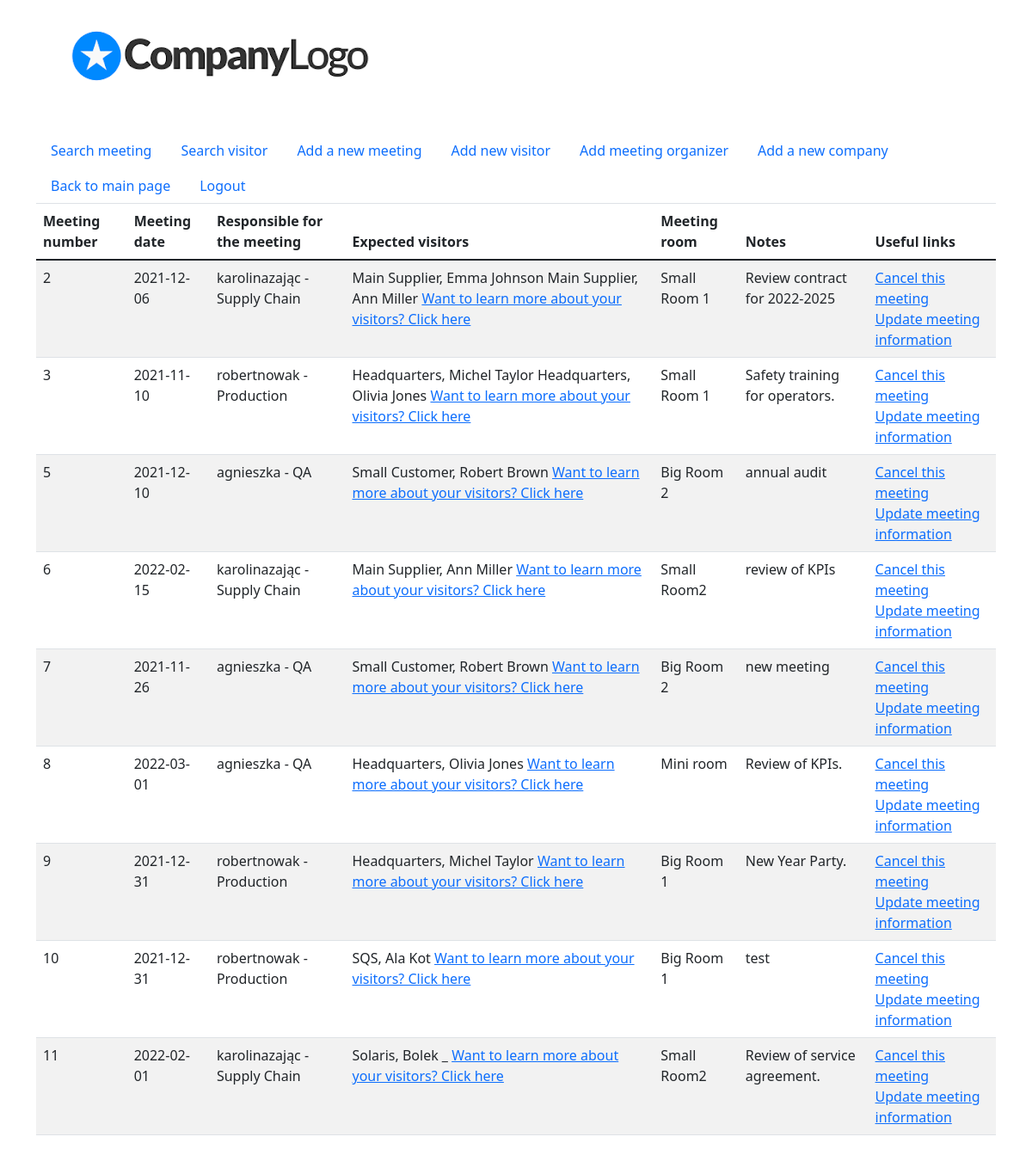
The page /meetings_list/ on the database its author committed.
### meetings/models.py (models this page shows, shortened)
class Meeting(models.Model):
    organizer = models.ForeignKey(Organizer, on_delete=models.PROTECT)
    date = models.DateField()
    visitors = models.ManyToManyField(Visitor)
    meeting_room = models.ForeignKey(MeetingRoom, on_delete=models.PROTECT)
    note = models.TextField()

class Organizer(models.Model):
    user = models.OneToOneField(User, on_delete=models.CASCADE)
    department = models.IntegerField(choices=departments)
    def __str__(self):
        return f'{self.user.username} - {self.get_department_display()}'

class MeetingRoom(models.Model):
    name = models.CharField(max_length=64)
    size = models.IntegerField()
    available = models.BooleanField(default=True)
    def __str__(self):
        return self.name

### visitors/models.py (models this page shows)
class Visitor(models.Model):
    first_name = models.CharField(max_length=64)
    surname = models.CharField(max_length=64)
    contact_details = models.TextField(null=True)
    company = models.ForeignKey(Company, on_delete=models.PROTECT)
    last_training_date = models.DateField(null=True, blank=True)
    class Meta:
        ordering = ('company__name',)
    def __str__(self):
        return f'{self.company}, {self.first_name} {self.surname}'

class Company(models.Model):
    name = models.CharField(max_length=128)
    company_type = models.IntegerField(choices=company_types)
    def __str__(self):
        return self.name

### meetings/views.py (the view)
# urls.py: path('meetings_list/', m_views.MeetingsListView.as_view(), name='meetings_list'),
class MeetingsListView(ListView):
    model = Meeting
    template_name = 'meetings/meetings_list.html'
    context_object_name = 'meetings'

### meetings/templates/meetings/meetings_list.html
{% extends 'base.html'%}
{% block content %}
    <table class="table table-striped"}>
        <thead>
        <tr>
            <th>Meeting number</th>
            <th>Meeting date </th>
            <th>Responsible for the meeting</th>
            <th>Expected visitors</th>
            <th>Meeting room</th>
            <th>Notes</th>
            <th>Useful links</th>
        </tr>
        </thead>
        <tbody>
        {%  for meeting in meetings %}
                <tr>
                <td> {{ meeting.pk }} </td>
                <td> {{ meeting.date }} </td>
                <td> {{ meeting.organizer }}</td>
                <td>
                {% for visitor in meeting.visitors.all %}
                    {{ visitor }}
                    {% endfor %}
                <a href="/visitors_list/"> Want to learn more about your visitors? Click here </a>
                </td>
                    <td>{{ meeting.meeting_room}} </td>
                    <td> {{ meeting.note }}</td>
                <td>
                <a href="/delete_meeting/{{ meeting.pk }}/"> Cancel this meeting </a> <br>
                <a href="/update_meeting/{{ meeting.pk }}/" > Update meeting information</a> <br>
                </td>
                 {% endfor %}
    </tbody>
   </table>
{%  endblock %}

### rows shown on the page
Meeting: pk "2", date "2021-12-06", organizer "karolinazając - Supply Chain", meeting_room "Small Room 1", note "Review contract for 2022-2025"
Visitor: company+first_name+surname "Main Supplier, Emma Johnson"
Visitor: company+first_name+surname "Main Supplier, Ann Miller"
Meeting: pk "3", date "2021-11-10", organizer "robertnowak - Production", meeting_room "Small Room 1", note "Safety training for operators."
Visitor: company+first_name+surname "Headquarters, Michel Taylor"
Visitor: company+first_name+surname "Headquarters, Olivia Jones"
Meeting: pk "5", date "2021-12-10", organizer "agnieszka - QA", meeting_room "Big Room 2", note "annual audit"
Visitor: company+first_name+surname "Small Customer, Robert Brown"
Meeting: pk "6", date "2022-02-15", organizer "karolinazając - Supply Chain", meeting_room "Small Room2", note "review of KPIs"
Meeting: pk "7", date "2021-11-26", organizer "agnieszka - QA", meeting_room "Big Room 2", note "new meeting"
Meeting: pk "8", date "2022-03-01", organizer "agnieszka - QA", meeting_room "Mini room", note "Review of KPIs."
Meeting: pk "9", date "2021-12-31", organizer "robertnowak - Production", meeting_room "Big Room 1", note "New Year Party."
Meeting: pk "10", date "2021-12-31", organizer "robertnowak - Production", meeting_room "Big Room 1", note "test"
Visitor: company+first_name+surname "SQS, Ala Kot"
Meeting: pk "11", date "2022-02-01", organizer "karolinazając - Supply Chain", meeting_room "Small Room2", note "Review of service agreement."
Visitor: company+first_name+surname "Solaris, Bolek _"
